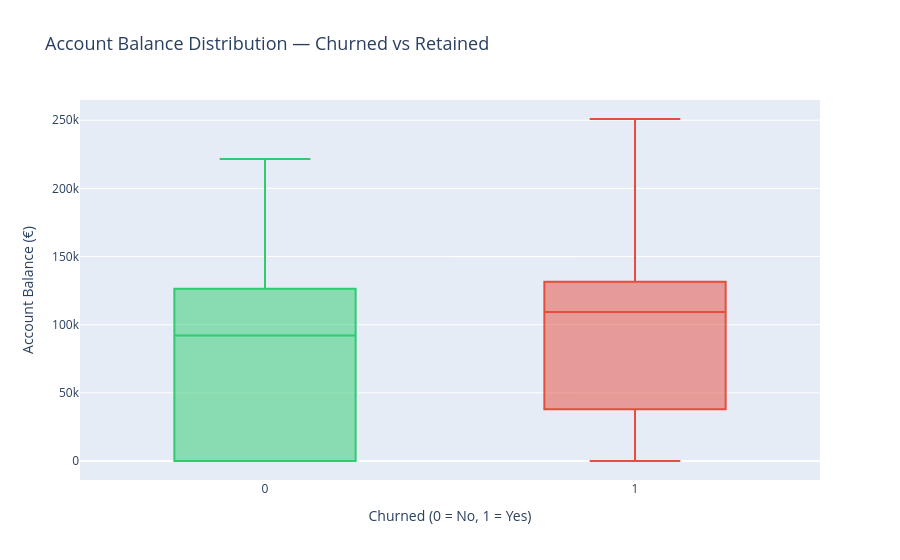

Source (notebook cell):
### Markdown cell above
### 4.6 Balance Distribution by Churn Status
> **Business question:** Are high-balance customers at higher risk?

### Code cell
fig = px.box(
    df, x="Exited", y="Balance",
    color="Exited",
    color_discrete_map={0: "#2ecc71", 1: "#e74c3c"},
    labels={"Exited": "Churned (0 = No, 1 = Yes)", "Balance": "Account Balance (€)"},
    title="Account Balance Distribution — Churned vs Retained",
    points="outliers"
)
fig.update_layout(title_font_size=18, showlegend=False)
fig.show()

### Figure 1 — Plotly figure (JSON) as saved in the notebook; plotly's stock layout.template omitted (floating-point values rounded to 4 significant figures; data arrays with more than 128 entries replaced by an {"elided": "..."} marker saying what was removed)
{"data": [{"alignmentgroup": "True", "boxpoints": "outliers", "hovertemplate": "Churned (0 = No, 1 = Yes)=%{x}<br>Account Balance (€)=%{y}<extra></extra>", "legendgroup": "1", "marker": {"color": "#e74c3c"}, "name": "1", "notched": false, "offsetgroup": "1", "orientation": "v", "showlegend": true, "type": "box", "x": {"elided": "2037 int values"}, "x0": " ", "xaxis": "x", "y": {"elided": "2037 float values"}, "y0": " ", "yaxis": "y"}, {"alignmentgroup": "True", "boxpoints": "outliers", "hovertemplate": "Churned (0 = No, 1 = Yes)=%{x}<br>Account Balance (€)=%{y}<extra></extra>", "legendgroup": "0", "marker": {"color": "#2ecc71"}, "name": "0", "notched": false, "offsetgroup": "0", "orientation": "v", "showlegend": true, "type": "box", "x": {"elided": "7963 int values"}, "x0": " ", "xaxis": "x", "y": {"elided": "7963 float values"}, "y0": " ", "yaxis": "y"}], "layout": {"boxmode": "overlay", "legend": {"title": {"text": "Churned (0 = No, 1 = Yes)"}, "tracegroupgap": 0}, "showlegend": false, "title": {"font": {"size": 18}, "text": "Account Balance Distribution — Churned vs Retained"}, "xaxis": {"anchor": "y", "categoryarray": [1, 0], "categoryorder": "array", "domain": [0, 1], "title": {"text": "Churned (0 = No, 1 = Yes)"}}, "yaxis": {"anchor": "x", "domain": [0, 1], "title": {"text": "Account Balance (€)"}}}}
